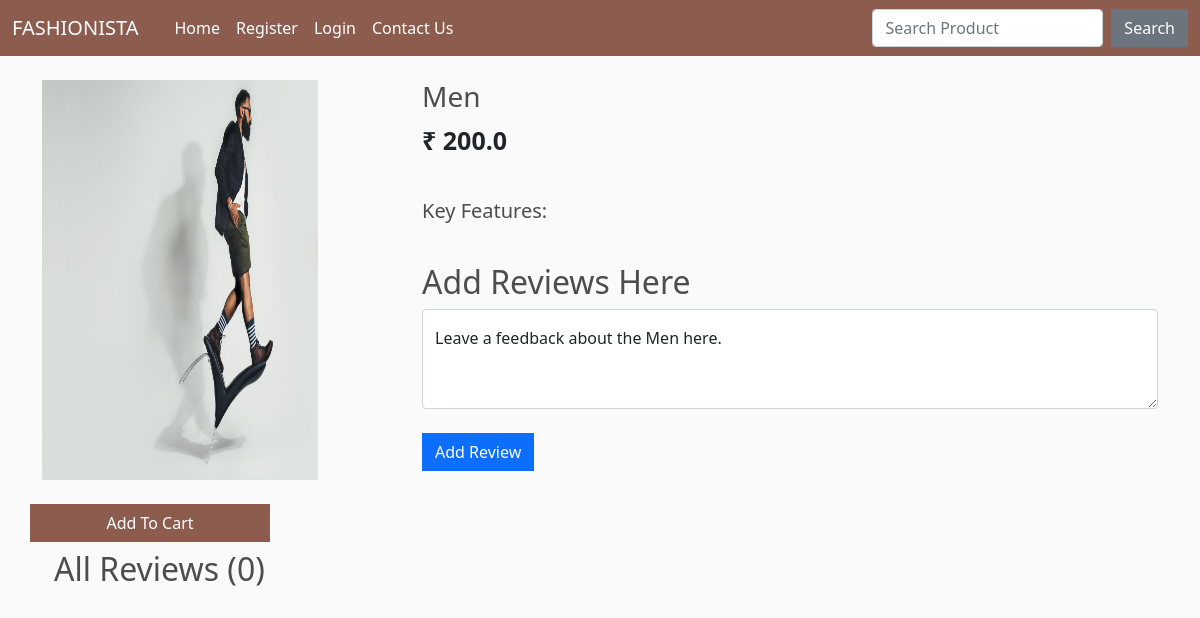
Page /product_view/1/ on the committed database.
### shop/models.py (models this page shows, shortened)
class Product(models.Model):
    name = models.CharField(max_length=100)
    price = models.FloatField()
    image = models.ImageField(upload_to="", default="")

### shop/views.py (the view)
# urls.py: path("product_view/<int:myid>/", views.product_view, name="product_view"),
def product_view(request, myid):
    product = Product.objects.filter(id=myid).first()
    feature = Feature.objects.filter(product=product)
    reviews = Review.objects.filter(product=product)
    data = cartData(request)
    items = data['items']
    order = data['order']
    cartItems = data['cartItems']
    if request.method=="POST":
        content = request.POST.get('content')
        review = Review(customer=customer, content=content, product=product)
        review.save()
        return redirect(f"/product_view/{product.id}")
    return render(request, "product_view.html", {'product':product, 'cartItems':cartItems, 'feature':feature, 'reviews':reviews})

### shop/inherit.py (called while the page is built)
def cartData(request):
    if request.user.is_authenticated:
        customer = request.user.customer
        order, created = Order.objects.get_or_create(customer=customer, complete=False)
        items = order.orderitem_set.all()
        cartItems = order.get_cart_items
    else:
        items = []
        order = {'get_cart_total':0, 'get_cart_items':0}
        cartItems = order['get_cart_items']
    return {'cartItems':cartItems, 'items':items, 'order':order}

### shop/templates/product_view.html (shortened to what this page needs)
{% extends 'base.html' %}
{% load static %}
{% block body %}
{% load humanize %}
<div class="container mt-4">
    <div class="row">
    <div class="col-md-4">
    <div class="row">
<img src="/media/{{product.image}}" alt="" style="width: 300px; height: 400px;">
    </div>
    <br>
    <div class="row">
        <button data-product="{{product.id}}" data-action="add" class="btn add-btn update-cart"
        style="background-color: #8c5d4f; color: white; width: 15rem;">Add To Cart</button>    </div>
</div>
<div class="col-md-8">
    <h3>{{product.name}}</h3>
    <p style="font-size: 25px;"><b>₹ {{product.price}}</b></p>
    <br>
    <h5>Key Features:</h5>
    <br>
      <h2>Add Reviews Here</h2>
      <form method="POST" action="/product_view/{{product.id}}/"> {% csrf_token %}
            <div class="form-floating">
                  <textarea class="form-control" placeholder="Leave a comment here" id="floatingTextarea2"
                        style="height: 100px" id="content" name="content"></textarea>
                  <label for="floatingTextarea2">Leave a feedback about the {{product.name}} here.</label>
                  <br>
                  <button type="submit" class="btn btn-primary">Add Review</button>
            </div>
      </form>
</div>
</div>
<div class="container mt-2">
          <h2>All Reviews ({{reviews.count}})</h2>
    </div>
</div>
{% endblock %}

### shop/templates/base.html (style rules this page uses)
body { background-color: hsl(0, 0%, 98%); }
h1, h2, h3, h4, h5, h6 { color: hsl(0, 0%, 30%); }
.btn { border-radius: 0; }

### rows in the picture
Product: image (picture), name "Men", price "200.0"

### other values in the picture
{{ reviews.count }} "0"
